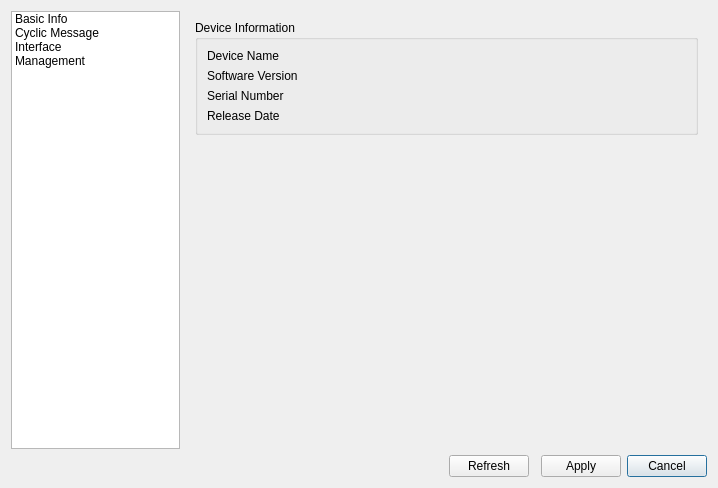
<?xml version="1.0" encoding="UTF-8"?>
<ui version="4.0">
 <class>DeviceConfig</class>
 <widget class="QDialog" name="DeviceConfig">
  <property name="geometry">
   <rect>
    <x>0</x>
    <y>0</y>
    <width>718</width>
    <height>488</height>
   </rect>
  </property>
  <property name="windowTitle">
   <string>Dialog</string>
  </property>
  <layout class="QGridLayout" name="gridLayout">
   <item row="1" column="1">
    <spacer name="horizontalSpacer_4">
     <property name="orientation">
      <enum>Qt::Horizontal</enum>
     </property>
     <property name="sizeHint" stdset="0">
      <size>
       <width>268</width>
       <height>20</height>
      </size>
     </property>
    </spacer>
   </item>
   <item row="0" column="0">
    <widget class="QTreeWidget" name="treeWidget">
     <property name="sizePolicy">
      <sizepolicy hsizetype="Preferred" vsizetype="Expanding">
       <horstretch>0</horstretch>
       <verstretch>0</verstretch>
      </sizepolicy>
     </property>
     <property name="maximumSize">
      <size>
       <width>180</width>
       <height>16777215</height>
      </size>
     </property>
     <property name="selectionMode">
      <enum>QAbstractItemView::ExtendedSelection</enum>
     </property>
     <property name="rootIsDecorated">
      <bool>false</bool>
     </property>
     <property name="wordWrap">
      <bool>true</bool>
     </property>
     <attribute name="headerVisible">
      <bool>false</bool>
     </attribute>
     <column>
      <property name="text">
       <string>.</string>
      </property>
      <property name="font">
       <font>
        <pointsize>1</pointsize>
       </font>
      </property>
      <property name="foreground">
       <brush brushstyle="VerPattern">
        <color alpha="255">
         <red>0</red>
         <green>0</green>
         <blue>0</blue>
        </color>
       </brush>
      </property>
     </column>
     <item>
      <property name="text">
       <string>Basic Info</string>
      </property>
     </item>
     <item>
      <property name="text">
       <string>Cyclic Message</string>
      </property>
     </item>
     <item>
      <property name="text">
       <string>Interface</string>
      </property>
     </item>
     <item>
      <property name="text">
       <string>Management</string>
      </property>
     </item>
    </widget>
   </item>
   <item row="1" column="5">
    <widget class="QPushButton" name="btnCancel">
     <property name="text">
      <string>Cancel</string>
     </property>
    </widget>
   </item>
   <item row="1" column="2">
    <widget class="QPushButton" name="btnRefresh">
     <property name="text">
      <string>Refresh</string>
     </property>
    </widget>
   </item>
   <item row="0" column="1" colspan="5">
    <widget class="QStackedWidget" name="stackedWidget">
     <property name="sizePolicy">
      <sizepolicy hsizetype="Expanding" vsizetype="Preferred">
       <horstretch>0</horstretch>
       <verstretch>0</verstretch>
      </sizepolicy>
     </property>
     <property name="currentIndex">
      <number>0</number>
     </property>
     <widget class="QWidget" name="page">
      <layout class="QGridLayout" name="gridLayout_2">
       <item row="0" column="0">
        <widget class="QGroupBox" name="canG1_3">
         <property name="title">
          <string>Device Information</string>
         </property>
         <layout class="QFormLayout" name="formLayout">
          <property name="horizontalSpacing">
           <number>24</number>
          </property>
          <property name="verticalSpacing">
           <number>6</number>
          </property>
          <item row="0" column="0">
           <widget class="QLabel" name="label_2">
            <property name="text">
             <string>Device Name</string>
            </property>
           </widget>
          </item>
          <item row="1" column="0">
           <widget class="QLabel" name="label_4">
            <property name="text">
             <string>Software Version</string>
            </property>
           </widget>
          </item>
          <item row="2" column="0">
           <widget class="QLabel" name="label_3">
            <property name="text">
             <string>Serial Number</string>
            </property>
           </widget>
          </item>
          <item row="3" column="0">
           <widget class="QLabel" name="label_5">
            <property name="text">
             <string>Release Date</string>
            </property>
           </widget>
          </item>
          <item row="0" column="1">
           <widget class="QLabel" name="lblDeviceName">
            <property name="text">
             <string/>
            </property>
           </widget>
          </item>
          <item row="1" column="1">
           <widget class="QLabel" name="lblSoftwareVersion">
            <property name="text">
             <string/>
            </property>
           </widget>
          </item>
          <item row="2" column="1">
           <widget class="QLabel" name="lblSerialNumber">
            <property name="text">
             <string/>
            </property>
           </widget>
          </item>
          <item row="3" column="1">
           <widget class="QLabel" name="lblReleaseDate">
            <property name="text">
             <string/>
            </property>
           </widget>
          </item>
         </layout>
        </widget>
       </item>
       <item row="1" column="0">
        <spacer name="verticalSpacer_3">
         <property name="orientation">
          <enum>Qt::Vertical</enum>
         </property>
         <property name="sizeType">
          <enum>QSizePolicy::Expanding</enum>
         </property>
         <property name="sizeHint" stdset="0">
          <size>
           <width>20</width>
           <height>262</height>
          </size>
         </property>
        </spacer>
       </item>
      </layout>
     </widget>
     <widget class="QWidget" name="pdMessages">
      <layout class="QGridLayout" name="gridLayout_23">
       <item row="0" column="0">
        <widget class="QGroupBox" name="groupBox_6">
         <property name="title">
          <string>Cyclic Messages List</string>
         </property>
         <layout class="QGridLayout" name="gridLayout_22">
          <item row="0" column="0" rowspan="2" colspan="4">
           <widget class="QTableWidget" name="tblPeriodicMsg">
            <property name="font">
             <font>
              <pointsize>9</pointsize>
             </font>
            </property>
            <property name="horizontalScrollBarPolicy">
             <enum>Qt::ScrollBarAsNeeded</enum>
            </property>
            <property name="sizeAdjustPolicy">
             <enum>QAbstractScrollArea::AdjustIgnored</enum>
            </property>
            <attribute name="horizontalHeaderDefaultSectionSize">
             <number>80</number>
            </attribute>
            <attribute name="horizontalHeaderStretchLastSection">
             <bool>true</bool>
            </attribute>
            <column>
             <property name="text">
              <string>Enable</string>
             </property>
            </column>
            <column>
             <property name="text">
              <string>Period</string>
             </property>
            </column>
            <column>
             <property name="text">
              <string>Interface</string>
             </property>
            </column>
            <column>
             <property name="text">
              <string>ID</string>
             </property>
            </column>
            <column>
             <property name="text">
              <string>Data</string>
             </property>
            </column>
           </widget>
          </item>
          <item row="2" column="0">
           <spacer name="horizontalSpacer_3">
            <property name="orientation">
             <enum>Qt::Horizontal</enum>
            </property>
            <property name="sizeHint" stdset="0">
             <size>
              <width>40</width>
              <height>20</height>
             </size>
            </property>
           </spacer>
          </item>
          <item row="2" column="3">
           <widget class="QPushButton" name="btnPmTblClear">
            <property name="text">
             <string>Clear</string>
            </property>
           </widget>
          </item>
          <item row="2" column="2">
           <widget class="QPushButton" name="btnPmTblDisAll">
            <property name="text">
             <string>DisAll</string>
            </property>
           </widget>
          </item>
          <item row="2" column="1">
           <widget class="QPushButton" name="btnPmTblEnAll">
            <property name="text">
             <string>EnAll</string>
            </property>
           </widget>
          </item>
         </layout>
        </widget>
       </item>
       <item row="1" column="0">
        <spacer name="verticalSpacer_7">
         <property name="orientation">
          <enum>Qt::Vertical</enum>
         </property>
         <property name="sizeType">
          <enum>QSizePolicy::Fixed</enum>
         </property>
         <property name="sizeHint" stdset="0">
          <size>
           <width>20</width>
           <height>40</height>
          </size>
         </property>
        </spacer>
       </item>
      </layout>
     </widget>
     <widget class="QWidget" name="Interfaces">
      <layout class="QGridLayout" name="gridLayout_8" rowstretch="3,1">
       <item row="0" column="0">
        <widget class="QGroupBox" name="groupBox_4">
         <property name="title">
          <string>Interface List</string>
         </property>
         <layout class="QGridLayout" name="gridLayout_7">
          <item row="0" column="0">
           <widget class="QTableWidget" name="tblInfWidget">
            <property name="enabled">
             <bool>true</bool>
            </property>
            <property name="editTriggers">
             <set>QAbstractItemView::NoEditTriggers</set>
            </property>
            <attribute name="horizontalHeaderShowSortIndicator" stdset="0">
             <bool>false</bool>
            </attribute>
            <attribute name="horizontalHeaderStretchLastSection">
             <bool>true</bool>
            </attribute>
            <attribute name="verticalHeaderVisible">
             <bool>false</bool>
            </attribute>
            <row>
             <property name="text">
              <string>New Row</string>
             </property>
            </row>
            <row>
             <property name="text">
              <string>New Row</string>
             </property>
            </row>
            <row>
             <property name="text">
              <string>New Row</string>
             </property>
            </row>
            <row>
             <property name="text">
              <string>New Row</string>
             </property>
            </row>
            <row>
             <property name="text">
              <string>New Row</string>
             </property>
            </row>
            <row>
             <property name="text">
              <string>New Row</string>
             </property>
            </row>
            <row>
             <property name="text">
              <string>New Row</string>
             </property>
            </row>
            <row>
             <property name="text">
              <string>New Row</string>
             </property>
            </row>
            <column>
             <property name="text">
              <string>Device Available</string>
             </property>
            </column>
            <column>
             <property name="text">
              <string>Software Support</string>
             </property>
            </column>
            <item row="0" column="0">
             <property name="text">
              <string/>
             </property>
            </item>
            <item row="0" column="1">
             <property name="text">
              <string>CAN 1</string>
             </property>
            </item>
            <item row="1" column="0">
             <property name="text">
              <string/>
             </property>
            </item>
            <item row="1" column="1">
             <property name="text">
              <string>CAN 2</string>
             </property>
            </item>
            <item row="2" column="0">
             <property name="text">
              <string/>
             </property>
            </item>
            <item row="2" column="1">
             <property name="text">
              <string/>
             </property>
            </item>
            <item row="3" column="0">
             <property name="text">
              <string/>
             </property>
            </item>
            <item row="3" column="1">
             <property name="text">
              <string/>
             </property>
            </item>
            <item row="4" column="0">
             <property name="text">
              <string/>
             </property>
            </item>
            <item row="4" column="1">
             <property name="text">
              <string/>
             </property>
            </item>
            <item row="5" column="0">
             <property name="text">
              <string/>
             </property>
            </item>
            <item row="5" column="1">
             <property name="text">
              <string/>
             </property>
            </item>
            <item row="6" column="0">
             <property name="text">
              <string/>
             </property>
            </item>
            <item row="6" column="1">
             <property name="text">
              <string/>
             </property>
            </item>
            <item row="7" column="0">
             <property name="text">
              <string/>
             </property>
            </item>
            <item row="7" column="1">
             <property name="text">
              <string/>
             </property>
            </item>
           </widget>
          </item>
         </layout>
        </widget>
       </item>
       <item row="1" column="0">
        <spacer name="verticalSpacer_5">
         <property name="orientation">
          <enum>Qt::Vertical</enum>
         </property>
         <property name="sizeHint" stdset="0">
          <size>
           <width>20</width>
           <height>94</height>
          </size>
         </property>
        </spacer>
       </item>
      </layout>
     </widget>
     <widget class="QWidget" name="canDetail1">
      <layout class="QGridLayout" name="gridLayout_20">
       <item row="1" column="0">
        <spacer name="verticalSpacer">
         <property name="orientation">
          <enum>Qt::Vertical</enum>
         </property>
         <property name="sizeType">
          <enum>QSizePolicy::Fixed</enum>
         </property>
         <property name="sizeHint" stdset="0">
          <size>
           <width>20</width>
           <height>10</height>
          </size>
         </property>
        </spacer>
       </item>
       <item row="0" column="0">
        <widget class="QCheckBox" name="cbCAN1Enable">
         <property name="text">
          <string>Enable Bus CAN1</string>
         </property>
        </widget>
       </item>
       <item row="3" column="0">
        <spacer name="verticalSpacer_2">
         <property name="orientation">
          <enum>Qt::Vertical</enum>
         </property>
         <property name="sizeType">
          <enum>QSizePolicy::Expanding</enum>
         </property>
         <property name="sizeHint" stdset="0">
          <size>
           <width>20</width>
           <height>40</height>
          </size>
         </property>
        </spacer>
       </item>
       <item row="2" column="0">
        <widget class="QWidget" name="widgetCAN1" native="true">
         <layout class="QVBoxLayout" name="verticalLayout">
          <property name="leftMargin">
           <number>0</number>
          </property>
          <property name="topMargin">
           <number>0</number>
          </property>
          <property name="rightMargin">
           <number>0</number>
          </property>
          <property name="bottomMargin">
           <number>0</number>
          </property>
          <item>
           <widget class="QGroupBox" name="canG1_1">
            <property name="title">
             <string>CAN1 Transceiver Type</string>
            </property>
            <layout class="QGridLayout" name="gridLayout_3">
             <item row="0" column="0">
              <widget class="QRadioButton" name="radioTTypeHCAN1">
               <property name="text">
                <string>High Speed CAN</string>
               </property>
              </widget>
             </item>
             <item row="0" column="1">
              <widget class="QRadioButton" name="radioTTypeFTCAN1">
               <property name="text">
                <string>FT CAN</string>
               </property>
              </widget>
             </item>
             <item row="0" column="2">
              <widget class="QRadioButton" name="radioTTypeSCAN1">
               <property name="text">
                <string>Sing&amp;le Wired CAN</string>
               </property>
              </widget>
             </item>
            </layout>
           </widget>
          </item>
          <item>
           <widget class="QGroupBox" name="canG1_2">
            <property name="title">
             <string>CAN1 Transceiver Mode</string>
            </property>
            <layout class="QGridLayout" name="gridLayout_9">
             <property name="topMargin">
              <number>9</number>
             </property>
             <property name="bottomMargin">
              <number>9</number>
             </property>
             <item row="0" column="2">
              <widget class="QRadioButton" name="radioTModeHighSpeed1">
               <property name="text">
                <string>High Speed</string>
               </property>
              </widget>
             </item>
             <item row="0" column="0">
              <widget class="QRadioButton" name="radioTModeNormal1">
               <property name="text">
                <string>Nor&amp;mal</string>
               </property>
              </widget>
             </item>
             <item row="0" column="1">
              <widget class="QRadioButton" name="radioTModeStandby1">
               <property name="text">
                <string>Stand By</string>
               </property>
              </widget>
             </item>
             <item row="0" column="3">
              <widget class="QRadioButton" name="radioTModeSleep1">
               <property name="text">
                <string>Sleep</string>
               </property>
              </widget>
             </item>
             <item row="1" column="0">
              <widget class="QRadioButton" name="radioTModeHighVol1">
               <property name="text">
                <string>High &amp;Voltage</string>
               </property>
              </widget>
             </item>
            </layout>
           </widget>
          </item>
          <item>
           <widget class="QGroupBox" name="grpCAN1SWMode">
            <property name="title">
             <string>CAN1 Single Wire Mode</string>
            </property>
            <layout class="QGridLayout" name="gridLayout_19">
             <item row="0" column="1">
              <widget class="QRadioButton" name="radioSModeHighSpeed1">
               <property name="text">
                <string>High Speed</string>
               </property>
              </widget>
             </item>
             <item row="0" column="2">
              <widget class="QRadioButton" name="radioSModeWakeUp1">
               <property name="text">
                <string>Wake Up</string>
               </property>
              </widget>
             </item>
             <item row="0" column="0">
              <widget class="QRadioButton" name="radioSModeSleep1">
               <property name="text">
                <string>Sleep</string>
               </property>
              </widget>
             </item>
             <item row="0" column="3">
              <widget class="QRadioButton" name="radioSModeNormal1">
               <property name="text">
                <string>Normal</string>
               </property>
              </widget>
             </item>
            </layout>
           </widget>
          </item>
          <item>
           <widget class="QGroupBox" name="groupBox">
            <property name="title">
             <string>CAN1 Frequency</string>
            </property>
            <layout class="QGridLayout" name="gridLayout_41">
             <item row="1" column="1">
              <widget class="QLineEdit" name="canFreq1Raw"/>
             </item>
             <item row="0" column="1">
              <widget class="QComboBox" name="canFreq1">
               <property name="minimumSize">
                <size>
                 <width>0</width>
                 <height>0</height>
                </size>
               </property>
               <item>
                <property name="text">
                 <string>Select...</string>
                </property>
               </item>
               <item>
                <property name="text">
                 <string>33482</string>
                </property>
               </item>
               <item>
                <property name="text">
                 <string>83333</string>
                </property>
               </item>
               <item>
                <property name="text">
                 <string>95200</string>
                </property>
               </item>
               <item>
                <property name="text">
                 <string>100000</string>
                </property>
               </item>
               <item>
                <property name="text">
                 <string>125000</string>
                </property>
               </item>
               <item>
                <property name="text">
                 <string>200000</string>
                </property>
               </item>
               <item>
                <property name="text">
                 <string>250000</string>
                </property>
               </item>
               <item>
                <property name="text">
                 <string>500000</string>
                </property>
               </item>
              </widget>
             </item>
             <item row="0" column="0">
              <widget class="QLabel" name="label_12">
               <property name="minimumSize">
                <size>
                 <width>0</width>
                 <height>0</height>
                </size>
               </property>
               <property name="text">
                <string>Pre-defined Value: </string>
               </property>
              </widget>
             </item>
             <item row="1" column="0">
              <widget class="QLabel" name="label_17">
               <property name="text">
                <string>Customized Raw Value (overwrite): </string>
               </property>
              </widget>
             </item>
            </layout>
           </widget>
          </item>
         </layout>
        </widget>
       </item>
      </layout>
      <zorder>widgetCAN1</zorder>
      <zorder>cbCAN1Enable</zorder>
      <zorder>verticalSpacer</zorder>
     </widget>
     <widget class="QWidget" name="canDetail2">
      <layout class="QGridLayout" name="gridLayout_17">
       <item row="3" column="0">
        <spacer name="verticalSpacer_4">
         <property name="orientation">
          <enum>Qt::Vertical</enum>
         </property>
         <property name="sizeType">
          <enum>QSizePolicy::Expanding</enum>
         </property>
         <property name="sizeHint" stdset="0">
          <size>
           <width>20</width>
           <height>40</height>
          </size>
         </property>
        </spacer>
       </item>
       <item row="1" column="0">
        <spacer name="verticalSpacer_9">
         <property name="orientation">
          <enum>Qt::Vertical</enum>
         </property>
         <property name="sizeType">
          <enum>QSizePolicy::Fixed</enum>
         </property>
         <property name="sizeHint" stdset="0">
          <size>
           <width>20</width>
           <height>10</height>
          </size>
         </property>
        </spacer>
       </item>
       <item row="0" column="0">
        <widget class="QCheckBox" name="cbCAN2Enable">
         <property name="text">
          <string>Enable Bus CAN2</string>
         </property>
        </widget>
       </item>
       <item row="2" column="0">
        <widget class="QWidget" name="widgetCAN2" native="true">
         <layout class="QVBoxLayout" name="verticalLayout_2">
          <property name="leftMargin">
           <number>0</number>
          </property>
          <property name="topMargin">
           <number>0</number>
          </property>
          <property name="rightMargin">
           <number>0</number>
          </property>
          <property name="bottomMargin">
           <number>0</number>
          </property>
          <item>
           <widget class="QGroupBox" name="canG2_1">
            <property name="title">
             <string>CAN2 Transceiver Type</string>
            </property>
            <layout class="QGridLayout" name="gridLayout_10">
             <item row="0" column="0">
              <widget class="QRadioButton" name="radioTTypeHCAN2">
               <property name="text">
                <string>High Speed CAN</string>
               </property>
              </widget>
             </item>
             <item row="0" column="1">
              <widget class="QRadioButton" name="radioTTypeFTCAN2">
               <property name="text">
                <string>FT CAN</string>
               </property>
              </widget>
             </item>
             <item row="0" column="2">
              <widget class="QRadioButton" name="radioTTypeSCAN2">
               <property name="text">
                <string>Sing&amp;le Wired CAN</string>
               </property>
              </widget>
             </item>
            </layout>
           </widget>
          </item>
          <item>
           <widget class="QGroupBox" name="canG2_2">
            <property name="title">
             <string>CAN2 Transceiver Mode</string>
            </property>
            <layout class="QGridLayout" name="gridLayout_12">
             <property name="topMargin">
              <number>9</number>
             </property>
             <property name="bottomMargin">
              <number>9</number>
             </property>
             <item row="0" column="1">
              <widget class="QRadioButton" name="radioTModeStandby2">
               <property name="text">
                <string>Stand By</string>
               </property>
              </widget>
             </item>
             <item row="0" column="2">
              <widget class="QRadioButton" name="radioTModeHighSpeed2">
               <property name="text">
                <string>High Speed</string>
               </property>
              </widget>
             </item>
             <item row="0" column="0">
              <widget class="QRadioButton" name="radioTModeNormal2">
               <property name="text">
                <string>Nor&amp;mal</string>
               </property>
              </widget>
             </item>
             <item row="0" column="3">
              <widget class="QRadioButton" name="radioTModeSleep2">
               <property name="text">
                <string>Sleep</string>
               </property>
              </widget>
             </item>
             <item row="1" column="0">
              <widget class="QRadioButton" name="radioTModeHighVol2">
               <property name="text">
                <string>High &amp;Voltage</string>
               </property>
              </widget>
             </item>
            </layout>
           </widget>
          </item>
          <item>
           <widget class="QGroupBox" name="grpCAN2SWMode">
            <property name="title">
             <string>CAN2 Single Wire Mode</string>
            </property>
            <layout class="QGridLayout" name="gridLayout_21">
             <item row="0" column="1">
              <widget class="QRadioButton" name="radioSModeHighSpeed2">
               <property name="text">
                <string>High Speed</string>
               </property>
              </widget>
             </item>
             <item row="0" column="2">
              <widget class="QRadioButton" name="radioSModeWakeUp2">
               <property name="text">
                <string>Wake Up</string>
               </property>
              </widget>
             </item>
             <item row="0" column="0">
              <widget class="QRadioButton" name="radioSModeSleep2">
               <property name="text">
                <string>Sleep</string>
               </property>
              </widget>
             </item>
             <item row="0" column="3">
              <widget class="QRadioButton" name="radioSModeNormal">
               <property name="text">
                <string>Normal</string>
               </property>
              </widget>
             </item>
            </layout>
           </widget>
          </item>
          <item>
           <widget class="QGroupBox" name="groupBox_2">
            <property name="title">
             <string>CAN2 Frequency</string>
            </property>
            <layout class="QGridLayout" name="gridLayout_11">
             <item row="1" column="1">
              <widget class="QLineEdit" name="canFreq2Raw"/>
             </item>
             <item row="0" column="1">
              <widget class="QComboBox" name="canFreq2">
               <property name="minimumSize">
                <size>
                 <width>0</width>
                 <height>0</height>
                </size>
               </property>
               <item>
                <property name="text">
                 <string>Select...</string>
                </property>
               </item>
               <item>
                <property name="text">
                 <string>33482</string>
                </property>
               </item>
               <item>
                <property name="text">
                 <string>83333</string>
                </property>
               </item>
               <item>
                <property name="text">
                 <string>95200</string>
                </property>
               </item>
               <item>
                <property name="text">
                 <string>100000</string>
                </property>
               </item>
               <item>
                <property name="text">
                 <string>125000</string>
                </property>
               </item>
               <item>
                <property name="text">
                 <string>200000</string>
                </property>
               </item>
               <item>
                <property name="text">
                 <string>250000</string>
                </property>
               </item>
               <item>
                <property name="text">
                 <string>500000</string>
                </property>
               </item>
              </widget>
             </item>
             <item row="0" column="0">
              <widget class="QLabel" name="label_18">
               <property name="minimumSize">
                <size>
                 <width>0</width>
                 <height>0</height>
                </size>
               </property>
               <property name="text">
                <string>Pre-defined Value: </string>
               </property>
              </widget>
             </item>
             <item row="1" column="0">
              <widget class="QLabel" name="label_19">
               <property name="text">
                <string>Customized Raw Value (overwrite): </string>
               </property>
              </widget>
             </item>
            </layout>
           </widget>
          </item>
         </layout>
        </widget>
       </item>
      </layout>
     </widget>
     <widget class="QWidget" name="linDetail1">
      <layout class="QGridLayout" name="gridLayout_16">
       <item row="1" column="0">
        <spacer name="verticalSpacer_10">
         <property name="orientation">
          <enum>Qt::Vertical</enum>
         </property>
         <property name="sizeType">
          <enum>QSizePolicy::Fixed</enum>
         </property>
         <property name="sizeHint" stdset="0">
          <size>
           <width>20</width>
           <height>10</height>
          </size>
         </property>
        </spacer>
       </item>
       <item row="2" column="0">
        <widget class="QWidget" name="widgetLIN1" native="true">
         <layout class="QVBoxLayout" name="verticalLayout_3">
          <property name="leftMargin">
           <number>0</number>
          </property>
          <property name="topMargin">
           <number>0</number>
          </property>
          <property name="rightMargin">
           <number>0</number>
          </property>
          <property name="bottomMargin">
           <number>0</number>
          </property>
          <item>
           <widget class="QGroupBox" name="linvs1">
            <property name="title">
             <string>General Properties</string>
            </property>
            <layout class="QGridLayout" name="gridLayout_14">
             <item row="3" column="0" colspan="4">
              <widget class="QCheckBox" name="ckAutoCksum">
               <property name="sizePolicy">
                <sizepolicy hsizetype="Preferred" vsizetype="Fixed">
                 <horstretch>0</horstretch>
                 <verstretch>0</verstretch>
                </sizepolicy>
               </property>
               <property name="text">
                <string>Enable Automatic Checksum</string>
               </property>
              </widget>
             </item>
             <item row="1" column="3" rowspan="2">
              <widget class="QLineEdit" name="linSpeed1"/>
             </item>
             <item row="0" column="0" colspan="2">
              <widget class="QLabel" name="label_8">
               <property name="sizePolicy">
                <sizepolicy hsizetype="Preferred" vsizetype="Preferred">
                 <horstretch>0</horstretch>
                 <verstretch>0</verstretch>
                </sizepolicy>
               </property>
               <property name="minimumSize">
                <size>
                 <width>0</width>
                 <height>0</height>
                </size>
               </property>
               <property name="text">
                <string>Version</string>
               </property>
              </widget>
             </item>
             <item row="1" column="0" rowspan="2" colspan="2">
              <widget class="QLabel" name="label_6">
               <property name="minimumSize">
                <size>
                 <width>0</width>
                 <height>0</height>
                </size>
               </property>
               <property name="text">
                <string>Baudrate</string>
               </property>
              </widget>
             </item>
             <item row="0" column="4">
              <spacer name="horizontalSpacer">
               <property name="orientation">
                <enum>Qt::Horizontal</enum>
               </property>
               <property name="sizeHint" stdset="0">
                <size>
                 <width>120</width>
                 <height>20</height>
                </size>
               </property>
              </spacer>
             </item>
             <item row="0" column="3">
              <widget class="QComboBox" name="linVersion1">
               <property name="minimumContentsLength">
                <number>20</number>
               </property>
               <item>
                <property name="text">
                 <string>LIN ver 1.3</string>
                </property>
               </item>
               <item>
                <property name="text">
                 <string>LIN ver 2.0</string>
                </property>
               </item>
               <item>
                <property name="text">
                 <string>SAE J2602 ver 0.0</string>
                </property>
               </item>
               <item>
                <property name="text">
                 <string>SAE J2602 ver 1.2</string>
                </property>
               </item>
              </widget>
             </item>
             <item row="0" column="2">
              <spacer name="horizontalSpacer_2">
               <property name="orientation">
                <enum>Qt::Horizontal</enum>
               </property>
               <property name="sizeType">
                <enum>QSizePolicy::Fixed</enum>
               </property>
               <property name="sizeHint" stdset="0">
                <size>
                 <width>40</width>
                 <height>20</height>
                </size>
               </property>
              </spacer>
             </item>
            </layout>
           </widget>
          </item>
          <item>
           <widget class="QGroupBox" name="groupBox_3">
            <property name="title">
             <string>Slave Signal Table</string>
            </property>
            <layout class="QGridLayout" name="gridLayout_15">
             <item row="1" column="0">
              <spacer name="horizontalSpacer_5">
               <property name="orientation">
                <enum>Qt::Horizontal</enum>
               </property>
               <property name="sizeHint" stdset="0">
                <size>
                 <width>40</width>
                 <height>20</height>
                </size>
               </property>
              </spacer>
             </item>
             <item row="0" column="0" colspan="4">
              <widget class="QTableWidget" name="tblSST">
               <property name="font">
                <font>
                 <pointsize>9</pointsize>
                </font>
               </property>
               <property name="horizontalScrollBarPolicy">
                <enum>Qt::ScrollBarAsNeeded</enum>
               </property>
               <property name="sizeAdjustPolicy">
                <enum>QAbstractScrollArea::AdjustIgnored</enum>
               </property>
               <attribute name="horizontalHeaderDefaultSectionSize">
                <number>80</number>
               </attribute>
               <attribute name="horizontalHeaderStretchLastSection">
                <bool>true</bool>
               </attribute>
               <column>
                <property name="text">
                 <string>Enable</string>
                </property>
               </column>
               <column>
                <property name="text">
                 <string>PID</string>
                </property>
               </column>
               <column>
                <property name="text">
                 <string>Checksum</string>
                </property>
               </column>
               <column>
                <property name="text">
                 <string>Data</string>
                </property>
               </column>
              </widget>
             </item>
             <item row="1" column="2">
              <widget class="QPushButton" name="pbSSTDelete">
               <property name="text">
                <string>Delete</string>
               </property>
              </widget>
             </item>
             <item row="1" column="1">
              <widget class="QPushButton" name="pbSSTAdd">
               <property name="text">
                <string>Add</string>
               </property>
              </widget>
             </item>
            </layout>
           </widget>
          </item>
         </layout>
        </widget>
       </item>
       <item row="0" column="0">
        <widget class="QCheckBox" name="cbLIN1Enable">
         <property name="text">
          <string>Enable Bus LIN1</string>
         </property>
        </widget>
       </item>
       <item row="4" column="0">
        <spacer name="verticalSpacer_6">
         <property name="orientation">
          <enum>Qt::Vertical</enum>
         </property>
         <property name="sizeType">
          <enum>QSizePolicy::Expanding</enum>
         </property>
         <property name="sizeHint" stdset="0">
          <size>
           <width>308</width>
           <height>20</height>
          </size>
         </property>
        </spacer>
       </item>
      </layout>
     </widget>
     <widget class="QWidget" name="page_3">
      <widget class="QLabel" name="label">
       <property name="geometry">
        <rect>
         <x>20</x>
         <y>20</y>
         <width>341</width>
         <height>91</height>
        </rect>
       </property>
       <property name="text">
        <string>It's LIN2 page which we have not supported</string>
       </property>
      </widget>
     </widget>
     <widget class="QWidget" name="page_2">
      <layout class="QGridLayout" name="gridLayout_6">
       <item row="0" column="0">
        <widget class="QGroupBox" name="canG1_6">
         <property name="title">
          <string>Management Operations</string>
         </property>
         <layout class="QGridLayout" name="gridLayout_13">
          <property name="leftMargin">
           <number>36</number>
          </property>
          <property name="rightMargin">
           <number>36</number>
          </property>
          <item row="1" column="0">
           <widget class="QPushButton" name="btnRestore">
            <property name="text">
             <string>Restore to Default</string>
            </property>
           </widget>
          </item>
          <item row="0" column="0">
           <widget class="QPushButton" name="btnSave">
            <property name="text">
             <string>Save Configurations</string>
            </property>
           </widget>
          </item>
          <item row="2" column="0">
           <widget class="QPushButton" name="btnReboot">
            <property name="text">
             <string>Reboot Device</string>
            </property>
           </widget>
          </item>
         </layout>
        </widget>
       </item>
       <item row="1" column="0">
        <spacer name="verticalSpacer_8">
         <property name="orientation">
          <enum>Qt::Vertical</enum>
         </property>
         <property name="sizeType">
          <enum>QSizePolicy::Expanding</enum>
         </property>
         <property name="sizeHint" stdset="0">
          <size>
           <width>20</width>
           <height>301</height>
          </size>
         </property>
        </spacer>
       </item>
      </layout>
     </widget>
    </widget>
   </item>
   <item row="1" column="4">
    <widget class="QPushButton" name="btnApply">
     <property name="text">
      <string>Apply</string>
     </property>
    </widget>
   </item>
  </layout>
 </widget>
 <tabstops>
  <tabstop>btnCancel</tabstop>
  <tabstop>btnApply</tabstop>
  <tabstop>btnRefresh</tabstop>
  <tabstop>tblInfWidget</tabstop>
  <tabstop>btnPmTblEnAll</tabstop>
  <tabstop>treeWidget</tabstop>
  <tabstop>tblPeriodicMsg</tabstop>
  <tabstop>btnPmTblDisAll</tabstop>
  <tabstop>btnPmTblClear</tabstop>
 </tabstops>
 <resources/>
 <connections/>
</ui>
